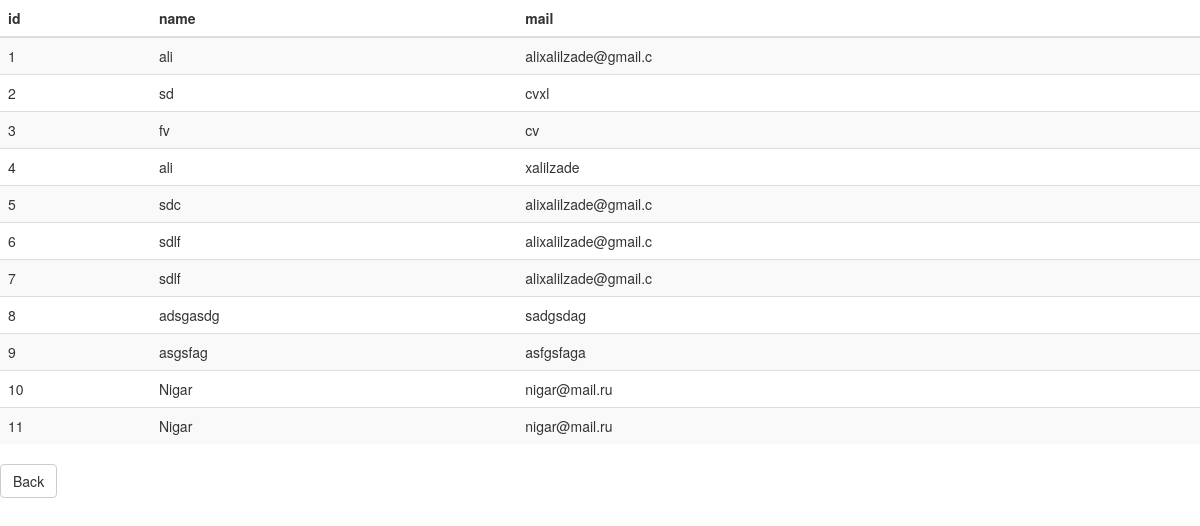
The page /admin/subsList.php (signed in) on the database its author committed.
### tables this page shows
CREATE TABLE `subscribe` (
  `id` int(3) NOT NULL,
  `name` varchar(20) NOT NULL,
  `mail` varchar(20) NOT NULL
);

### admin/subsList.php (the view, shortened to what this page needs)
<?php
if($_SESSION["login"]){
?>
<!DOCTYPE html>
<html lang="en">
<head>
	<link rel="stylesheet" href="../assets/css/bootstrap.min.css">
</head>
<body>
<table class="table table-striped">
	<thead>
		<tr>
			<th>id</th>
			<th>name</th>
			<th>mail</th>
		</tr>
	</thead>
	<tbody>
<?php
include "db.php";
$sql="SELECT * FROM subscribe";
$query=mysqli_query($db_con,$sql);
	 while ($row=mysqli_fetch_assoc($query)) {?>
	 	<tr>
<?php foreach ($row as $key => $value) { ?>
		<td><?=$value?></td>
<?php } ?>
        </tr>
<?php } ?>
    </tbody>
</table>
<a href="adminpage.php" class="btn btn-default">Back</a>
</body>
</html>
<?php
}else{
	header("Location:admin.php");
}
	?>

### rows shown on the page
subscribe: id "1", name "ali", mail "alixalilzade@gmail.c"
subscribe: id "2", name "sd", mail "cvxl"
subscribe: id "3", name "fv", mail "cv"
subscribe: id "4", name "ali", mail "xalilzade"
subscribe: id "5", name "sdc", mail "alixalilzade@gmail.c"
subscribe: id "6", name "sdlf", mail "alixalilzade@gmail.c"
subscribe: id "7", name "sdlf", mail "alixalilzade@gmail.c"
subscribe: id "8", name "adsgasdg", mail "sadgsdag"
subscribe: id "9", name "asgsfag", mail "asfgsfaga"
subscribe: id "10", name "Nigar", mail "nigar@mail.ru"
subscribe: id "11", name "Nigar", mail "nigar@mail.ru"
